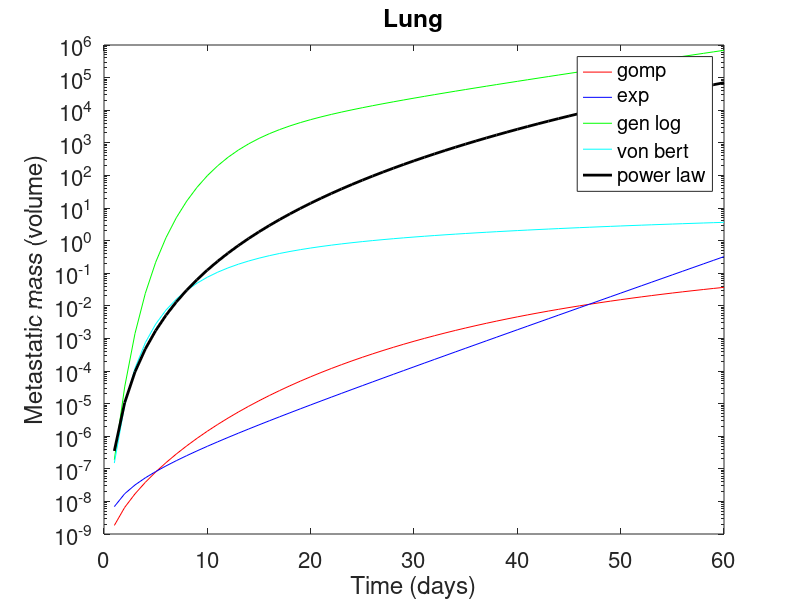
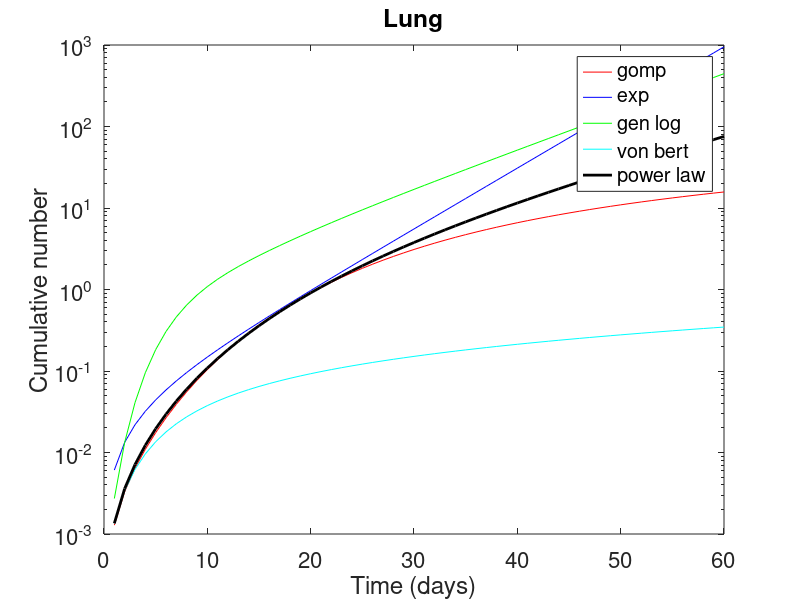

Write MATLAB code to recreate these figures, in order.
%--------------------------------------------------------------------------
% vie_demo4:  
%
% This demo solves the VIE in order to compute the metastatic mass, M(t), 
% and the cumulative number of metastases, Nv(t), for lung tumor data.
% We consider and compare five different tumor growth laws to describe the 
% tumor metastatic growth: exponential, power-law, Gompertz, generalized 
% logistic and von Bertalanffy-West laws.
%
% This reproduces figure 1 from "Modeling metastatic tumor evolution, 
% numerical resolution and growth prediction", IM Bulai, MC De Bonis, C
% Laurita, V Sagaria, 2022.
%
% Authors: IM Bulai, MC De Bonis, C Laurita, V Sagaria
% Date last modified: April, 2022
%
% This file is part of the VIE toolbox (Volterra Integral Equation toolbox)
% Copyright (C) 2022, IM Bulai, MC De Bonis, C Laurita, V Sagaria.
%
% The VIE toolbox is free software: you can redistribute it and/or modify
% it under the terms of the GNU General Public License as published by
% the Free Software Foundation.
%
% The VIE toolbox is distributed in the hope that it will be useful,
% but WITHOUT ANY WARRANTY; without even the implied warranty of
% MERCHANTABILITY or FITNESS FOR A PARTICULAR PURPOSE.  See the
% GNU General Public License for more details.
%
% You should have received a copy of the GNU General Public License
% along with the VIE toolbox.  If not, see <http://www.gnu.org/licenses/>.
%--------------------------------------------------------------------------

%% Load numerical results for lung, five different growth laws
clc
clear all
close all

fprintf('Welcome to VIE demo #4\n');
addpath(fullfile('','Data'));
fprintf('Loading the numerical results for lung \n');
load('mass_number_lung_t_60.mat');

t = [1:T];

fprintf('Plot metastatic mass \n');
figure
semilogy(t,M_1, 'r', t,M_2,'b', t,M_3,'g', t,M_4,'c', t,M_5,'k','linewidth',2)
set(gca,'fontsize',16)
title('Lung')
xlabel('Time (days)')
ylabel('Metastatic mass (volume)')
legend('gomp', 'exp', 'gen log', 'von bert', 'power law', 'Location','best')

pause

figure
fprintf('Plot cumulative number of metastases \n');
semilogy(t,N_1, 'r', t,N_2,'b', t,N_3,'g', t,N_4,'c', t,N_5,'k', 'linewidth',2)
set(gca,'fontsize',16)
title('Lung')
xlabel('Time (days)')
ylabel('Cumulative number')
legend('gomp', 'exp', 'gen log', 'von bert', 'power law', 'Location','best')